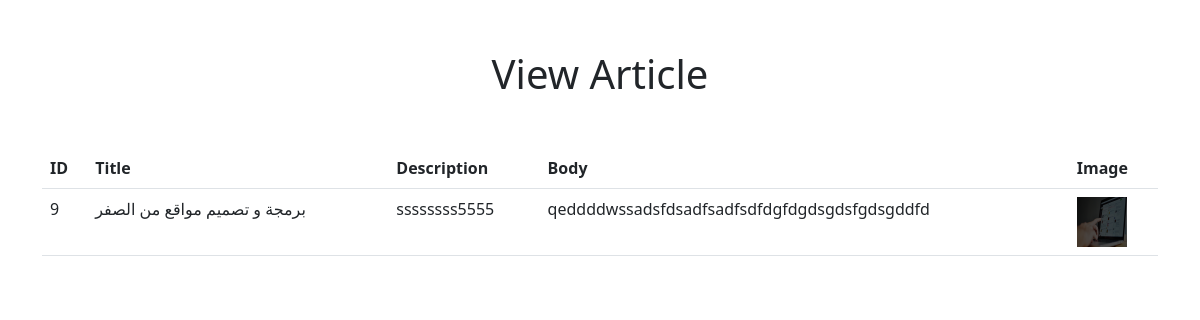
/view.php?id=9, run on the app's committed database.
### tables this page shows
CREATE TABLE `articles` (
  `id` int(11) NOT NULL,
  `title` varchar(255) NOT NULL,
  `description` varchar(255) NOT NULL,
  `image` varchar(255) NOT NULL,
  `creation-date` date DEFAULT current_timestamp(),
  `body` varchar(255) NOT NULL,
  `user_id` int(11) DEFAULT NULL
);

### view.php (the view, shortened to what this page needs)
<!DOCTYPE html>
<html lang="en">
<head>
    <link href="https://cdn.jsdelivr.net/npm/bootstrap@5.2.0-beta1/dist/css/bootstrap.min.css" rel="stylesheet"
>
</head>
<body>
    <section>
        <h1 style="text-align: center;margin: 50px 0;">View Article</h1>
        <div class="container">
            <?php
                require_once "conn.php";
                $sql_query = "SELECT * FROM articles WHERE id = ".$_GET["id"];
                if ($result = $conn ->query($sql_query)) {
                    while ($row = $result -> fetch_assoc()) {
                        $id = $row['id'];
                        $title = $row['title'];
                        $description = $row['description'];
                        $body = $row['body'];
                        $image = $row['image'];
                    }
                }
            ?>
    <div class="container">
	<div class="row">
		<table class="table">
			<tr>
				<th>ID</th>
				<th>Title</th>
				<th>Description</th>
				<th>Body</th>
				<th>Image</th>
			</tr>
			<tr>
				<td><?php echo $id; ?></td>
				<td><?php echo $title; ?></td>
				<td><?php echo $description; ?></td>
				<td><?php echo $body; ?></td>
				<td><img src="./images/<?php echo $image; ?> " width="50" height="50" ></td>
			</tr>
		</table>
    </div>
        </div>
    </section>
</body>
</html>

### data on the page
articles: id "9", title "برمجة و تصميم مواقع من الصفر", description "ssssssss5555", body "qeddddwssadsfdsadfsadfsdfdgfdgdsgdsfgdsgddfd", image (picture)
